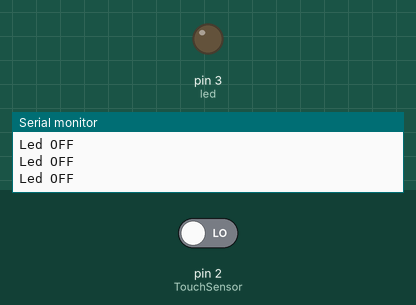
A sketch run on a simulated Arduino Uno, built with avr-gcc and run on an emulated ATmega328P. Shown: output pins drawn as LEDs (lit = HIGH), the last lines printed to the serial monitor. The inputs (shaded band) are chosen by the test bench; at power-on: pin 2 (TouchSensor) LOW.

Above: at 1.2 s.
1.3 s: pin 2 (TouchSensor) driven HIGH
At 1.9 s:
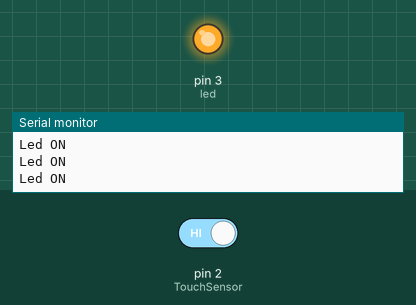
2.8 s: pin 2 (TouchSensor) driven LOW
At 3.1 s:
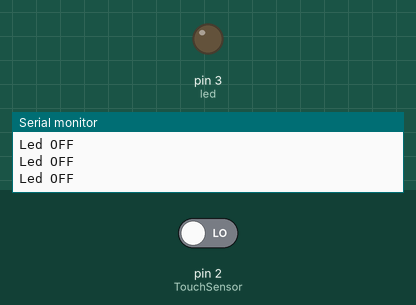
Timing chart, 0 to 5.8 s (numbered marks = the images above; inputs shaded):
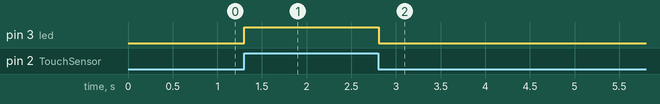

Measured:
- after the input at 1.3 s, pin 3 (led): LOW → HIGH at once
- after the input at 2.8 s, pin 3 (led): HIGH → LOW at once

The sketch:

_09_Touch_Sensor.ino
```cpp
/*
Arduino     Touch Sensor
  5V         VCC
  GND        GND
  D2         SIG
*/

int TouchSensor = 2; //connected to Digital pin D3
int led = 3;

void setup(){
  Serial.begin(9600); // Communication speed
  pinMode(led, OUTPUT);
  pinMode(TouchSensor, INPUT);
}

void loop(){
  if(digitalRead(TouchSensor)==HIGH)       //Read Touch sensor signal
   {
    digitalWrite(led, HIGH);   // if Touch sensor is HIGH, then turn on
    Serial.println("Led ON");
   }
  else
   {
    digitalWrite(led, LOW);    // if Touch sensor is LOW, then turn off the led
    Serial.println("Led OFF");
   }
  delay(50); // Slow down the output for easier reading
}
```
